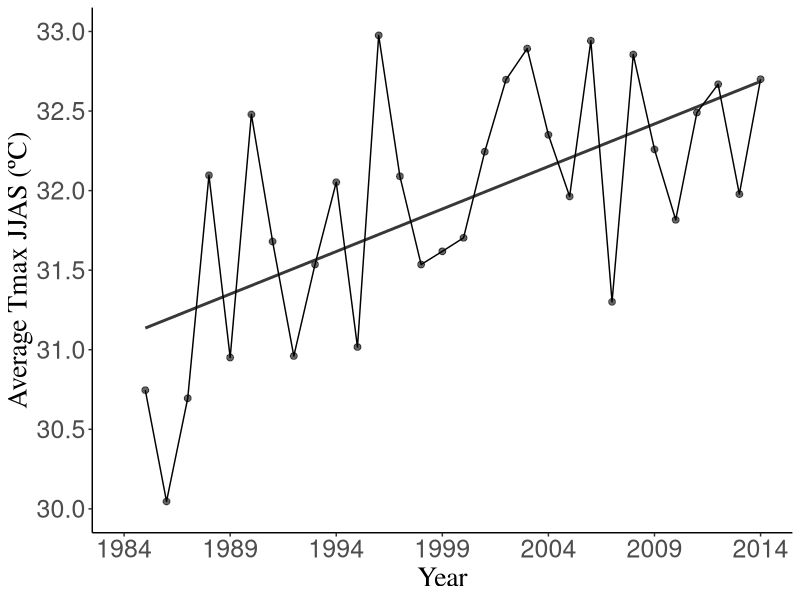

Reproduce this figure in R. (Note: this script raises an error after producing the figure.)

library(grDevices)
library(tidyverse)
library(lubridate)
library(ggplot2)
library(viridis)
library(viridisLite)
library(ggpubr)

#### Lodi Tmax and Tmin weather records LODI station USC00045032####


### JJAS avg Tmax ####

lodi_weather_records_1985_2015<- read.csv("data/records_weather_lodi_1985_2015.csv")

str(lodi_weather_records_1985_2015)


lodi_weather_records_1985_2015$DATE <- as.Date(lodi_weather_records_1985_2015$DATE)
lodi_weather_records_1985_2015$DATE <-data.frame(date = lodi_weather_records_1985_2015$DATE,
                 year = as.numeric(format(lodi_weather_records_1985_2015$DATE, format = "%Y")),
                 month = as.numeric(format(lodi_weather_records_1985_2015$DATE, format = "%m")),
                 day = as.numeric(format(lodi_weather_records_1985_2015$DATE, format = "%d")))


lodi_weather_records_1985_2015_tmax_JJAS <-lodi_weather_records_1985_2015 %>%
  filter(DATE$month %in% (6:9)) %>%
  mutate(month = DATE$month) %>%
  mutate(year = DATE$year) %>%
  mutate (day = DATE$day) %>%
  mutate(date =DATE$date) %>%
  select(STATION, NAME, year, month, day, date, TMAX, TMIN) %>%
  filter(!is.na(TMAX))

str(lodi_weather_records_1985_2015_tmax_JJAS)
  

lodi_weather_records_1985_2015_tmax_JJAS_avg <- lodi_weather_records_1985_2015_tmax_JJAS %>%
  group_by(year) %>%
  summarise(tmax_avg_year = mean(TMAX))

str(lodi_weather_records_1985_2015_tmax_JJAS_avg)

lodi_weather_records_1985_2015_tmax_JJAS_avg_count_n <- lodi_weather_records_1985_2015_tmax_JJAS %>%
  group_by(year) %>%
  tally()

lodi_weather_records_1985_2015_tmax_JJAS_avg <- ggplot(lodi_weather_records_1985_2015_tmax_JJAS_avg, aes(year,tmax_avg_year)) +
  geom_point(alpha =0.6, size=2,stat = "identity") + 
  theme_classic() +
  scale_x_continuous(breaks=seq(1984, 2014,5), limit = c(1984, 2014))+
  geom_smooth(method = "lm", se =FALSE, color = "grey22", linetype ="solid", formula = y ~ x) +
  geom_line() +
  theme(axis.text.x = element_text(size =18))+
  theme(axis.text.y = element_text(size =18))+
  scale_y_continuous(breaks = seq (30,33,0.5), limit = c(30,33)) +
  ylab("Average Tmax JJAS (ºC)") +
  xlab("Year") +
  theme(axis.title.y = element_text(size=20, family = "serif")) +
  theme(axis.title.x = element_text(size=20, family = "serif")) 


write.csv(lodi_weather_records_1985_2015_tmax_JJAS_avg_count_n,"data_output/lodi_weather_records_1985_2014_tmax_JJAS_avg_count_n.csv")

ggsave(lodi_weather_records_1985_2015_tmax_JJAS_avg, filename = "figures/lodi_weather_records_1985_2015_tmax_JJAS_avg.pdf", device = cairo_pdf, 
       width = 7, height = 5)


#### JJAS Average T min  #####

lodi_weather_records_1985_2015_tmin_JJAS <-lodi_weather_records_1985_2015 %>%
filter(DATE$month %in% (6:9)) %>%
  mutate(month = DATE$month) %>%
  mutate(year = DATE$year) %>%
  mutate (day = DATE$day) %>%
  mutate(date =DATE$date) %>%
  select(STATION, NAME, year, month, day, date, TMAX, TMIN) %>%
  filter(!is.na(TMIN))

str(lodi_weather_records_1985_2015_tmin_JJAS)


lodi_weather_records_1985_2015_tmin_JJAS_avg <- lodi_weather_records_1985_2015_tmin_JJAS %>%
  group_by(year) %>%
  summarise(tmin_avg_year = mean(TMIN))

str(lodi_weather_records_1985_2015_tmin_JJAS_avg)

lodi_weather_records_1985_2015_tmin_JJAS_avg_count_n <- lodi_weather_records_1985_2015_tmin_JJAS %>%
  group_by(year) %>%
  tally()

lodi_weather_records_1985_2015_tmin_JJAS_avg <- ggplot(lodi_weather_records_1985_2015_tmin_JJAS_avg, aes(year,tmin_avg_year)) +
  geom_point(alpha =0.6, size=2,stat = "identity") + 
  theme_classic() +
  scale_x_continuous(breaks=seq(1984, 2014,5), limit = c(1984, 2014))+
  geom_smooth(method = "lm", se =FALSE, color = "grey22", linetype ="solid", formula = y ~ x) +
  geom_line() +
  scale_y_continuous(breaks = seq (10,15,1), limit = c(10,15)) +
  ylab("Average Tmin JJAS (ºC)") +
  xlab("Year") +
  theme(axis.text.x = element_text(size =18))+
  theme(axis.text.y = element_text(size =18))+
  theme(axis.title.y = element_text(size=20, family = "serif")) +
  theme(axis.title.x = element_text(size=20, family = "serif")) 

write.csv(lodi_weather_records_1985_2015_tmin_JJAS_avg_count_n,"data_output/lodi_weather_records_1985_2014_tmin_JJAS_avg_count_n.csv")

ggsave(lodi_weather_records_1985_2015_tmin_JJAS_avg, filename = "figures/lodi_weather_records_1985_2015_tmin_JJAS_avg.pdf", device = cairo_pdf, 
       width = 7, height = 5)


## Avg minand max t together

library(cowplot)

panel_plot_lodi_avg_min_max_temp <- plot_grid (lodi_weather_records_1985_2015_tmax_JJAS_avg, lodi_weather_records_1985_2015_tmin_JJAS_avg, ncol=2, nrow = 1)

ggsave(panel_plot_lodi_avg_min_max_temp , filename = "figures/panel_plot_lodi_avg_min_max_temp.pdf", device = cairo_pdf, width = 16, height = 7)

#### Weather data from Stockton airport station ####

#### JJAS tmax avg ####

stockton_weather_records_1989_2019<- read.csv("data/stockton_fire_station_and_airport_weather_data_1985_2020.csv")

str(stockton_weather_records_1989_2019)


stockton_weather_records_1989_2019$DATE <- as.Date(stockton_weather_records_1989_2019$DATE)
stockton_weather_records_1989_2019$DATE <-data.frame(date = stockton_weather_records_1989_2019$DATE,
                                                 year = as.numeric(format(stockton_weather_records_1989_2019$DATE, format = "%Y")),
                                                 month = as.numeric(format(stockton_weather_records_1989_2019$DATE, format = "%m")),
                                                 day = as.numeric(format(stockton_weather_records_1989_2019$DATE, format = "%d")))


stockton_weather_records_1989_2019_tmax_JJAS <-stockton_weather_records_1989_2019 %>%
  filter(DATE$month %in% (6:9)) %>%
  mutate(month = DATE$month) %>%
  mutate(year = DATE$year) %>%
  mutate (day = DATE$day) %>%
  mutate(date =DATE$date) %>%
  select(STATION, NAME, year, month, day, date, TMAX, TMIN) %>%
  filter(!is.na(TMAX))%>%
  filter(NAME == "STOCKTON METROPOLITAN AIRPORT, CA US") %>%
  filter(year >=1989)

str(stockton_weather_records_1989_2019_tmax_JJAS)


stockton_weather_records_1989_2019_tmax_JJAS_avg <- stockton_weather_records_1989_2019_tmax_JJAS %>%
  group_by(year) %>%
  summarise(tmax_avg_year = mean(TMAX))

str(stockton_weather_records_1989_2019_tmax_JJAS_avg)

stockton_weather_records_1989_2019_tmax_JJAS_avg_count_n <- stockton_weather_records_1989_2019_tmax_JJAS %>%
  group_by(year) %>%
  tally()

stockton_weather_records_1989_2019_tmax_JJAS_avg <- ggplot(stockton_weather_records_1989_2019_tmax_JJAS_avg, aes(year,tmax_avg_year)) +
  geom_point(alpha =0.6, size=2,stat = "identity") + 
  theme_classic() +
  scale_x_continuous(breaks=seq(1989, 2019,5), limit = c(1989, 2019))+
  geom_smooth(method = "lm", se =FALSE, color = "grey22", linetype ="solid", formula = y ~ x) +
  geom_line() +
  scale_y_continuous(breaks = seq (31,35.5,0.5), limit = c(31,35.5))

write.csv(stockton_weather_records_1989_2019_tmax_JJAS_avg_count_n,"data_output/lodi_weather_records_1985_2014_tmax_JJAS_avg_count_n.csv")

ggsave(stockton_weather_records_1989_2019_tmax_JJAS_avg, filename = "figures/stockton_weather_records_1989_2019_tmax_JJAS_avg.pdf", device = cairo_pdf, 
       width = 7, height = 6)



####JJAS tmin avg ####


stockton_weather_records_1989_2019_tmin_JJAS <-stockton_weather_records_1989_2019 %>%
  filter(DATE$month %in% (6:9)) %>%
  mutate(month = DATE$month) %>%
  mutate(year = DATE$year) %>%
  mutate (day = DATE$day) %>%
  mutate(date =DATE$date) %>%
  select(STATION, NAME, year, month, day, date, TMAX, TMIN) %>%
  filter(!is.na(TMIN))%>%
  filter(NAME == "STOCKTON METROPOLITAN AIRPORT, CA US") %>%
  filter(year >=1989)

str(stockton_weather_records_1989_2019_tmin_JJAS)


stockton_weather_records_1989_2019_tmin_JJAS_avg <- stockton_weather_records_1989_2019_tmin_JJAS %>%
  group_by(year) %>%
  summarise(tmin_avg_year = mean(TMIN))

str(stockton_weather_records_1989_2019_tmin_JJAS_avg)

stockton_weather_records_1989_2019_tmin_JJAS_avg_count_n <- stockton_weather_records_1989_2019_tmin_JJAS %>%
  group_by(year) %>%
  tally()

stockton_weather_records_1989_2019_tmin_JJAS_avg <- ggplot(stockton_weather_records_1989_2019_tmin_JJAS_avg, aes(year,tmin_avg_year)) +
  geom_point(alpha =0.6, size=2,stat = "identity") + 
  theme_classic() +
  scale_x_continuous(breaks=seq(1989, 2019,5), limit = c(1989, 2019))+
  geom_smooth(method = "lm", se =FALSE, color = "grey22", linetype ="solid", formula = y ~ x) +
  geom_line() +
  scale_y_continuous(breaks = seq (13,16.5,0.5), limit = c(13,16.5))

write.csv(stockton_weather_records_1989_2019_tmin_JJAS_avg_count_n,"data_output/lodi_weather_records_1985_2014_tmin_JJAS_avg_count_n.csv")

ggsave(stockton_weather_records_1989_2019_tmin_JJAS_avg, filename = "figures/stockton_weather_records_1989_2019_tmin_JJAS_avg.pdf", device = cairo_pdf, 
       width = 7, height = 6)

